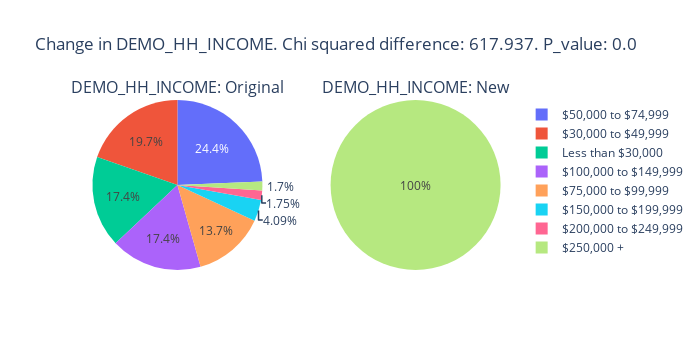
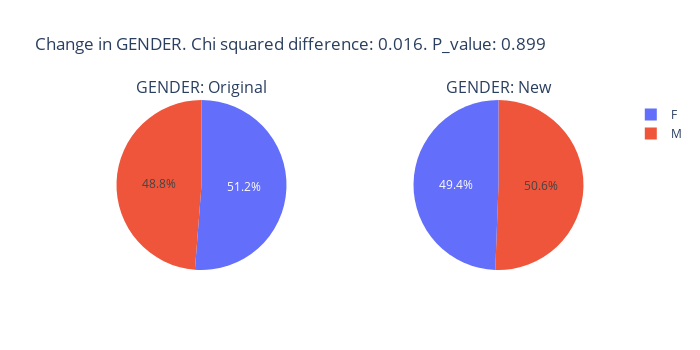

The cell these charts' notebook holds for them, in order:
### Code cell
show_pie_charts(data_de, only_high_inc)

### Figure 1 — Plotly figure (JSON) as saved in the notebook; plotly's stock layout.template omitted (floating-point values rounded to 4 significant figures)
{"data": [{"domain": {"x": [0, 0.45], "y": [0, 1]}, "labels": ["$50,000 to $74,999", "$30,000 to $49,999", "Less than $30,000", "$100,000 to $149,999", "$75,000 to $99,999", "$150,000 to $199,999", "$200,000 to $249,999", "$250,000 +"], "type": "pie", "values": [24.36, 19.68, 17.36, 17.36, 13.71, 4.087, 1.754, 1.695]}, {"domain": {"x": [0.55, 1], "y": [0, 1]}, "labels": ["$250,000 +"], "type": "pie", "values": [100]}], "layout": {"annotations": [{"font": {"size": 16}, "showarrow": false, "text": "DEMO_HH_INCOME: Original", "x": 0.225, "xanchor": "center", "xref": "paper", "y": 1, "yanchor": "bottom", "yref": "paper"}, {"font": {"size": 16}, "showarrow": false, "text": "DEMO_HH_INCOME: New", "x": 0.775, "xanchor": "center", "xref": "paper", "y": 1, "yanchor": "bottom", "yref": "paper"}], "height": 350, "title": {"text": "Change in DEMO_HH_INCOME. Chi squared difference: 617.937. P_value: 0.0"}, "width": 700}}

### Figure 2 — Plotly figure (JSON) as saved in the notebook; plotly's stock layout.template omitted (floating-point values rounded to 4 significant figures)
{"data": [{"domain": {"x": [0, 0.45], "y": [0, 1]}, "labels": ["F", "M"], "type": "pie", "values": [51.23, 48.77]}, {"domain": {"x": [0.55, 1], "y": [0, 1]}, "labels": ["M", "F"], "type": "pie", "values": [50.6, 49.4]}], "layout": {"annotations": [{"font": {"size": 16}, "showarrow": false, "text": "GENDER: Original", "x": 0.225, "xanchor": "center", "xref": "paper", "y": 1, "yanchor": "bottom", "yref": "paper"}, {"font": {"size": 16}, "showarrow": false, "text": "GENDER: New", "x": 0.775, "xanchor": "center", "xref": "paper", "y": 1, "yanchor": "bottom", "yref": "paper"}], "height": 350, "title": {"text": "Change in GENDER. Chi squared difference: 0.016. P_value: 0.899"}, "width": 700}}
